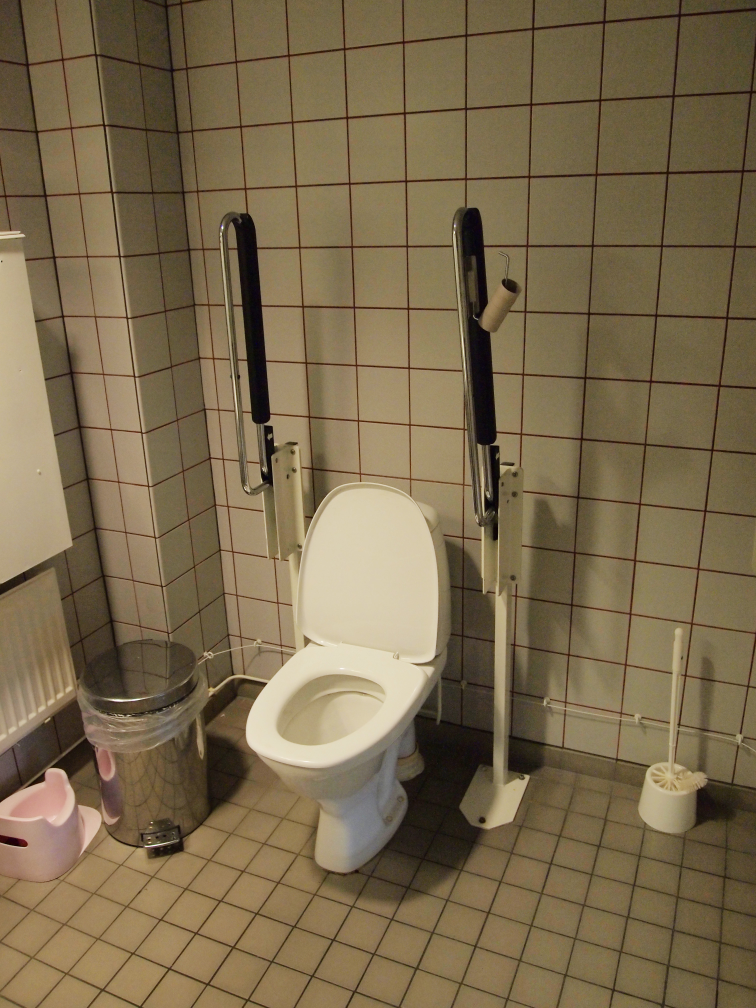
#> input picture images/accessibility/accessibility_003.jpg, 3024 x 4032 px (shown at 1/4 size); its folder holds only this picture in this run
$ python create_dataset_evidence.py
#> lines starting #> are read from the running program, lines starting #| are printed output that depends on the picture
from pathlib import Path
import random

import matplotlib.pyplot as plt
from PIL import Image, ImageOps


PROJECT_DIR = Path(__file__).resolve().parent.parent
IMAGE_DIR = PROJECT_DIR / "images"
RESULTS_DIR = PROJECT_DIR / "results"
RESULTS_DIR.mkdir(exist_ok=True)

OUTPUT_PATH = RESULTS_DIR / "aeroassist_dataset_samples.png"

# Fixed seed means the evidence figure can be reproduced.
random.seed(42)

# Friendly names used only for the report figure.
DISPLAY_NAMES = {
    "gate_sign": "Gate Sign",
    "baggage_claim": "Baggage Claim",
    "security": "Security",
    "check_in": "Check-in",
    "checkin": "Check-in",
    "information": "Information",
    "accessibility": "Accessibility",
    "family": "Family Facilities",
    "lounge": "Lounge",
    "restaurant": "Restaurant",
    "transport": "Transport",
}

VALID_EXTENSIONS = {".jpg", ".jpeg", ".png", ".webp"}

class_folders = sorted(
    folder
    for folder in IMAGE_DIR.iterdir()
    if folder.is_dir()
)

print("Classes found:", len(class_folders))

for folder in class_folders:
    count = len([
        path for path in folder.iterdir()
        if path.suffix.lower() in VALID_EXTENSIONS
    ])
    print(f"{folder.name}: {count} images")
#> pass 2 of the loop `for folder in class_folders:`:

# One reproducibly selected image from every class.
selected = []

for folder in class_folders:
    images = sorted([
        path for path in folder.iterdir()
        if path.suffix.lower() in VALID_EXTENSIONS
    ])

    if not images:
        continue

    selected.append(
        (folder.name, random.choice(images))
    )
#> pass 2 of the loop `for folder in class_folders:`:

if not selected:
    raise RuntimeError("No images were found.")

cols = 5
rows = (len(selected) + cols - 1) // cols

fig, axes = plt.subplots(
    rows,
    cols,
    figsize=(15, 3.6 * rows),
)

axes = axes.flatten()

for ax, (class_name, image_path) in zip(axes, selected):
    image = Image.open(image_path).convert("RGB")
#> image is the input picture: PIL image 3024x4032 RGB; mean R, G, B 123.1, 106.4, 77.3

    # Standardise the display crop without modifying the dataset file.
    image = ImageOps.fit(
        image,
        (700, 450),
        method=Image.Resampling.LANCZOS,
    )
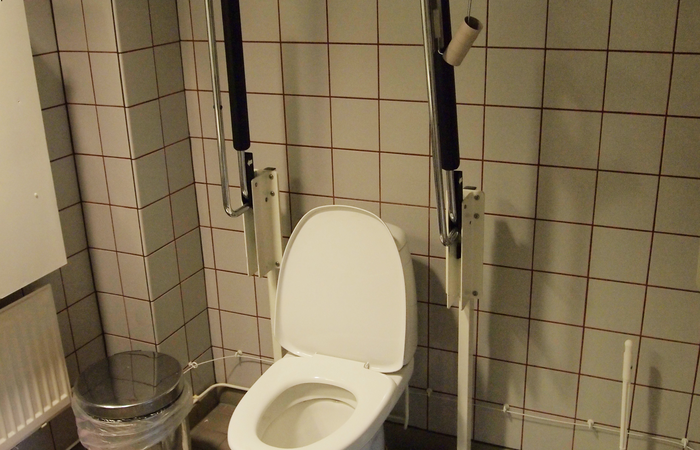
#> image: PIL image 700x450 RGB; mean R, G, B 130.6, 114.7, 86.1

    ax.imshow(image)
    ax.axis("off")

    display_name = DISPLAY_NAMES.get(
        class_name,
        class_name.replace("_", " ").title(),
    )

    ax.set_title(
        display_name,
        fontsize=12,
        fontweight="bold",
        pad=8,
    )

    # Small provenance label makes this look like genuine
    # project evidence rather than a stock-image collage.
    ax.text(
        0.5,
        -0.06,
        image_path.name,
        transform=ax.transAxes,
        ha="center",
        va="top",
        fontsize=8,
    )
#> pass 2 of the loop `for ax, (class_name, image_path) in zip(axes, selected):`:
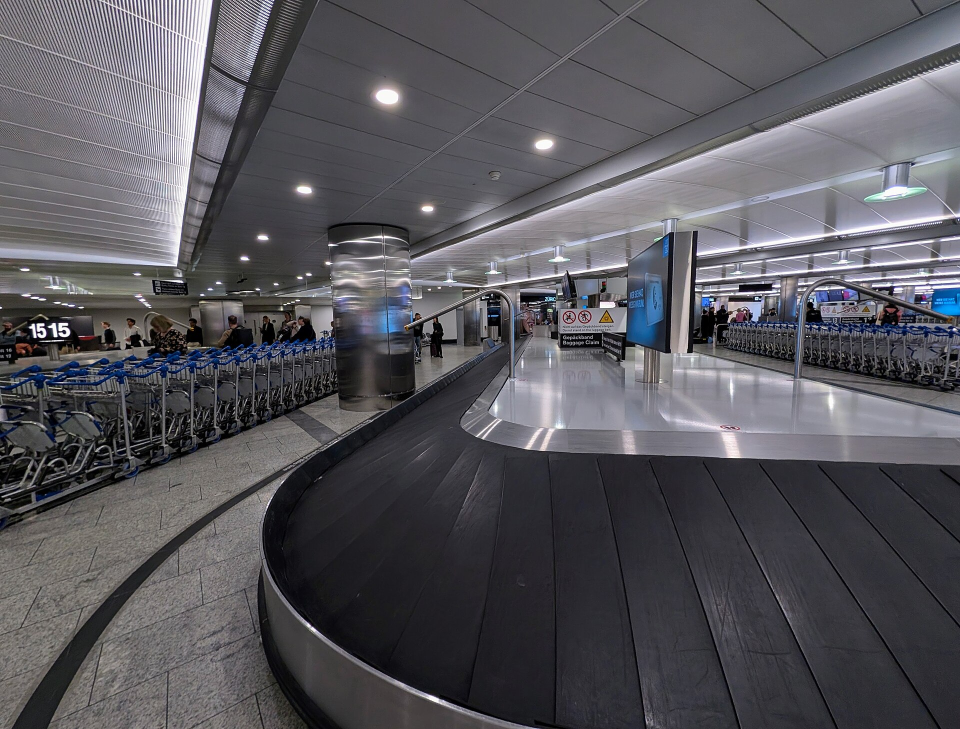
#> input picture images/baggage_claim/baggage_claim_001.jpg, 1920 x 1458 px (shown at 1/2 size)
#> image is the input picture: PIL image 1920x1458 RGB; mean R, G, B 87.6, 86.5, 92
#> `image = ImageOps.fit( image, (700, 450), method=Image.Resampling.LANCZ..`:
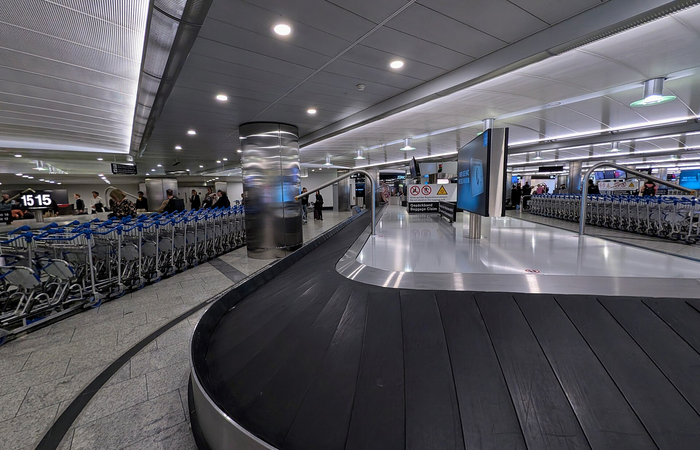
#> image: PIL image 700x450 RGB; mean R, G, B 88.5, 87.5, 93.2

for ax in axes[len(selected):]:
    ax.axis("off")

fig.suptitle(
    "AeroAssist Visual Dataset",
    fontsize=18,
    fontweight="bold",
    y=0.98,
)

fig.text(
    0.5,
    0.015,
    "One reproducibly selected example from each airport scene category",
    ha="center",
    fontsize=10,
)

plt.tight_layout(
    rect=[0.02, 0.04, 0.98, 0.94]
)

plt.savefig(
    OUTPUT_PATH,
    dpi=300,
    bbox_inches="tight",
)
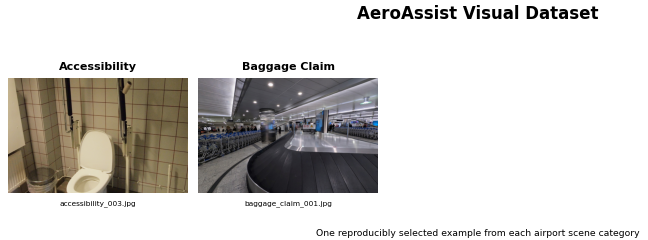
#> figure drawn by matplotlib, 2 panels

plt.close()

print("\nFigure saved to:")
print(OUTPUT_PATH)
